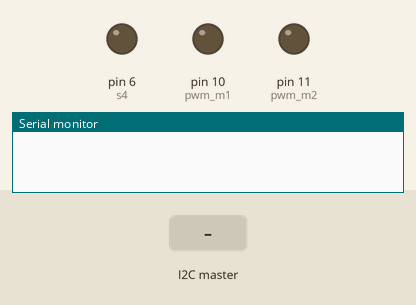
Bench run of a sketch on a simulated Arduino Uno, built with avr-gcc and run on an emulated ATmega328P. Shown: output pins drawn as LEDs (lit = HIGH), the last lines printed to the serial monitor. The inputs (shaded band) are chosen by the test bench. Pins used as bus, display or sensor lines are not drawn.

Above: at 1.2 s.
1.3 s: the I2C master sends the byte 1
At 2.2 s:
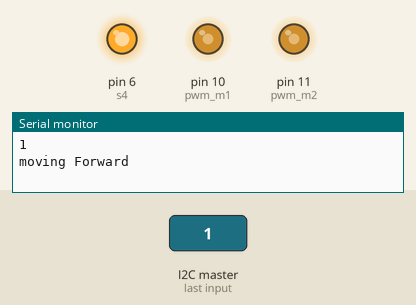
2.8 s: the I2C master sends the byte 2
At 3.4 s:
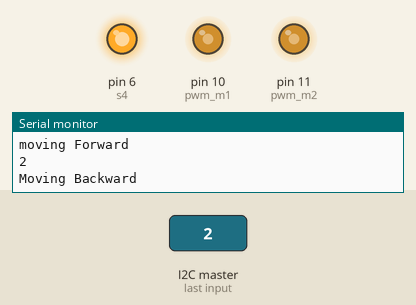
Timing chart, 0 to 5.8 s (numbered marks = the images above; inputs shaded):
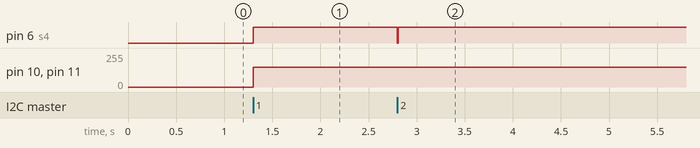

The sketch:

Arduino_slave.ino
```cpp
#include <Wire.h>
#define s1  3
#define s2  4
#define s3  5
#define s4  6
#define switch_1 7
#define switch_2 8
#define pwm_m1  10
#define pwm_m2  11
int var_val = 150 ;
int direction = -1;


void setup()
{
  Serial.begin(9600);
  Wire.begin(0x4);
  Wire.onReceive(receiveEvent);
  pinMode(s1,OUTPUT);
  pinMode(s2,OUTPUT);
  pinMode(s3,OUTPUT);
  pinMode(s4,OUTPUT);
  pinMode(pwm_m1,OUTPUT);
  pinMode(pwm_m2,OUTPUT);

}

void receiveEvent(int howMany)
{
  while (Wire.available())
  {
    direction = Wire.read();
    Serial.println(direction);
    if (direction != -1 )
    {
      move(direction);
    }

  }
}

void loop()
{
  delay(100);
}

void move (int direction)
{

  if(direction == 1)
  {
    analogWrite(pwm_m1,var_val);
    analogWrite(pwm_m2,var_val);
    Serial.println("moving Forward");
    digitalWrite(s1,HIGH);
    digitalWrite(s2,LOW);
    digitalWrite(s3,LOW);
    digitalWrite(s4,HIGH);
    delay(2000);
    digitalWrite(s1,HIGH);
    digitalWrite(s2,HIGH);
    digitalWrite(s3,HIGH);
    digitalWrite(s4,HIGH);
    direction = -1;
  }
  if (direction == 2)
  {
    analogWrite(pwm_m1,var_val);
    analogWrite(pwm_m2,var_val);
     Serial.println("Moving Backward");
    digitalWrite(s1,LOW);
    digitalWrite(s2,HIGH);
    digitalWrite(s3,HIGH);
    digitalWrite(s4,LOW);
    delay(2000);
    digitalWrite(s1,HIGH);
    digitalWrite(s2,HIGH);
    digitalWrite(s3,HIGH);
    digitalWrite(s4,HIGH);
    direction = -1;
  }
  if(direction == 3)
  {
    analogWrite(pwm_m1,var_val);
    analogWrite(pwm_m2,var_val);
    Serial.println("Turning Left");
    digitalWrite(s1,HIGH);
    digitalWrite(s2,LOW);
    digitalWrite(s3,HIGH);
    digitalWrite(s4,LOW);
    delay(2000);
    digitalWrite(s1,HIGH);
    digitalWrite(s2,HIGH);
    digitalWrite(s3,HIGH);
    digitalWrite(s4,HIGH);
    direction = -1;
  }
  if (direction == 4)
  {
    analogWrite(pwm_m1,var_val);
    analogWrite(pwm_m2,var_val);
     Serial.println("Turning Right");
    digitalWrite(s1,LOW);
    digitalWrite(s2,HIGH);
    digitalWrite(s3,LOW);
    digitalWrite(s4,HIGH);
    delay(2000);
    digitalWrite(s1,HIGH);
    digitalWrite(s2,HIGH);
    digitalWrite(s3,HIGH);
    digitalWrite(s4,HIGH);
    direction = -1;
  }

}
```

Measured:
- after the input at 1.3 s, pin 6 (s4): LOW → HIGH at once; pin 10 (pwm_m1), pin 11 (pwm_m2): 0/255 → 150/255 at once
- after the input at 2.8 s, pin 6 (s4): HIGH → LOW at once, → HIGH 0.01 s later
